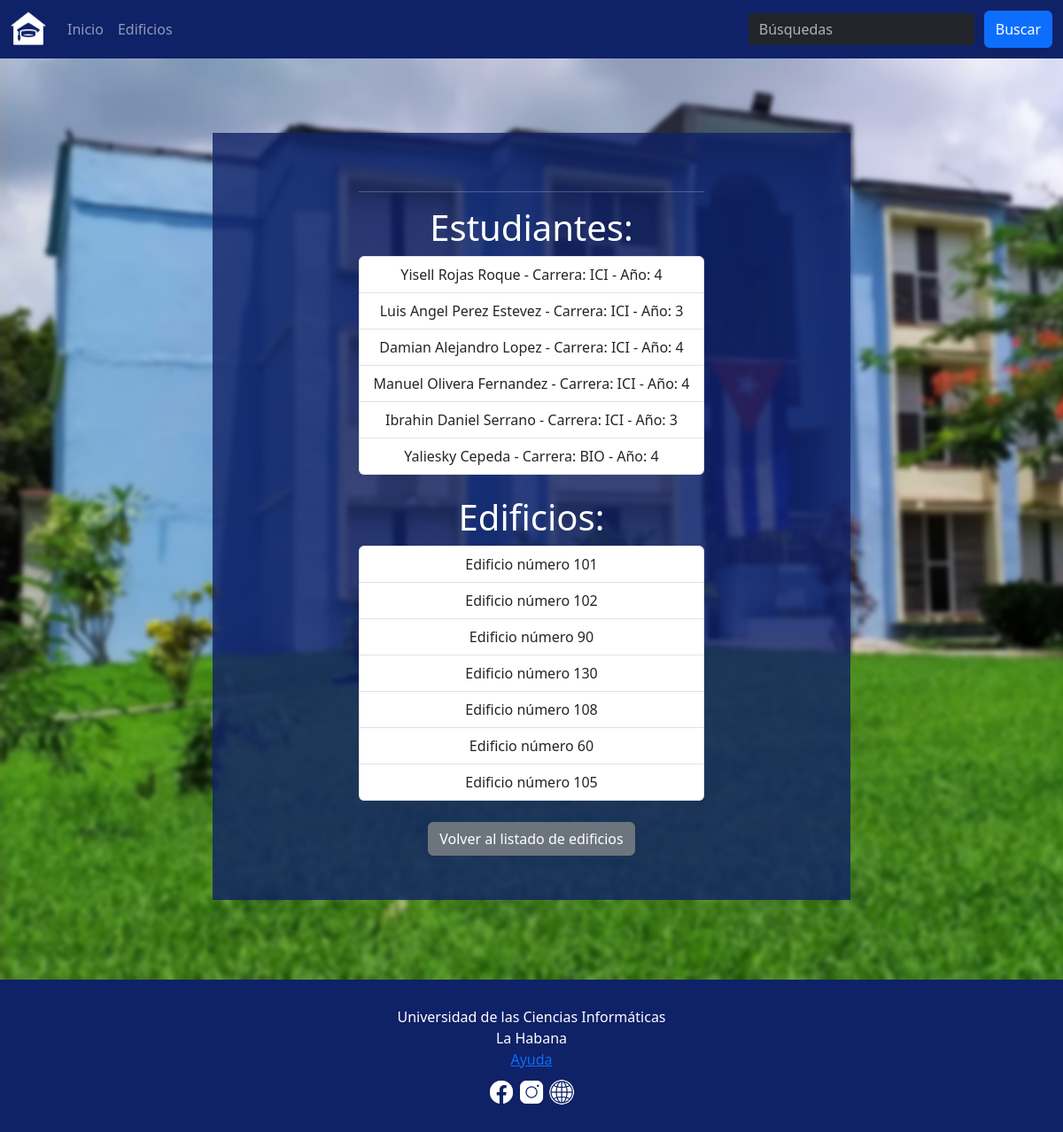
The page /inicio/buscar/ on the database its author committed.
### Vicedecana/models.py (models this page shows, shortened)
class Estudiantes(models.Model):
    full_name = models.CharField(max_length=255)
    usuario = models.CharField(max_length=255)
    id = models.CharField(max_length=255, primary_key=True)  # Si 'id' es único, está bien como primary_key
    carrera = models.CharField(max_length=255)
    facultad = models.CharField(max_length=255)
    grade = models.IntegerField()
    province = models.CharField(max_length=255)
    municipio = models.CharField(max_length=255)
    apartamento = models.ForeignKey(Apartamento, on_delete=models.SET_NULL, null=True, blank=True)
    class Meta:
        verbose_name = 'Estudiante'
        verbose_name_plural = 'Estudiantes'

class Edificios(models.Model):
    numero = models.CharField(primary_key=True, max_length=255)  # Si el número de edificio es alfanumérico
    facultad = models.CharField(max_length=255)
    disponibilidad = models.BooleanField(default=True)
    ano = models.CharField(max_length=255)
    carrera = models.CharField(max_length=255)
    class Meta:
        verbose_name = 'Edificio'
        verbose_name_plural = 'Edificios'

### Vicedecana/views.py (the view)
# urls.py: path('buscar/', views.buscar, name='buscar'),
def buscar(request):
    query = request.GET.get('q', '').strip()
    query_ano = request.GET.get('ano', '').strip()
    query_carrera = request.GET.get('carrera', '').strip()
    estudiantes = Estudiantes.objects.all()
    edificios = Edificios.objects.all()
    if query:
        estudiantes = estudiantes.filter(full_name__icontains=query) | estudiantes.filter(usuario__icontains=query)
        edificios = edificios.filter(numero__icontains=query)
    if query_ano:
        estudiantes = estudiantes.filter(grade__icontains=query_ano)
        edificios = edificios.filter(ano__icontains=query_ano)
    if query_carrera:
        estudiantes = estudiantes.filter(carrera__icontains=query_carrera)
        edificios = edificios.filter(carrera__icontains=query_carrera)
    return render(request, "buscar.html", {
        'query': query,
        'query_ano': query_ano,
        'query_carrera': query_carrera,
        'estudiantes': estudiantes.distinct(),
        'edificios': edificios.distinct(),
    })

### Vicedecana/templates/buscar.html (shortened to what this page needs)
{% extends "base.html" %}
{% load static %}
{% block content %}
<div class="blue special" style="margin: 150px auto 90px;">
    <div id="formulario" class="myForm">
        <hr>
        <h2 class="encabezados">Estudiantes:</h2>
        <ul class="list-group">
            {% for estudiante in estudiantes %}
                <li class="list-group-item">
                    {{ estudiante.full_name }} - Carrera: {{ estudiante.carrera }} - Año: {{ estudiante.grade }}
                </li>
            {% empty %}
                <li class="list-group-item">No se encontraron estudiantes.</li>
            {% endfor %}
        </ul>
        <h2 class="encabezados mt-4">Edificios:</h2>
        <ul class="list-group">
            {% for edificio in edificios %}
                <li class="list-group-item">
                    Edificio número {{ edificio.numero }}
                </li>
            {% empty %}
                <li class="list-group-item">No se encontraron edificios.</li>
            {% endfor %}
        </ul>
        <div class="text-center mt-4">
            <a class="btn btn-secondary" href="{% url 'listado_edificios' %}">Volver al listado de edificios</a>
        </div>
    </div>
</div>
{% endblock %}

### static/style.css (style rules this page uses)
body { position: relative; background-image: url(img/residenciaa.jpg); background-size: cover; background-repeat: no-repeat; margin: 0; }
.blue { background-color: #0f2167CC; width: 60%; color: white; padding: 50px 50px; text-align: center; justify-content: center; margin: 15% auto 11%; }
.special { position: relative; min-height: 60vh; }
.encabezados { font-size: 40px; text-align: center; }
.blue, .blue2 { overflow: hidden; }
#formulario { animation: precarga 1s forwards; }
.blue { display: flex; justify-content: center; }

### rows shown on the page
Estudiantes: full_name "Yisell Rojas Roque", carrera "ICI", grade "4"
Estudiantes: full_name "Luis Angel Perez Estevez", carrera "ICI", grade "3"
Estudiantes: full_name "Damian Alejandro Lopez", carrera "ICI", grade "4"
Estudiantes: full_name "Manuel Olivera Fernandez", carrera "ICI", grade "4"
Estudiantes: full_name "Ibrahin Daniel Serrano", carrera "ICI", grade "3"
Estudiantes: full_name "Yaliesky Cepeda", carrera "BIO", grade "4"
Edificios: numero "101"
Edificios: numero "102"
Edificios: numero "90"
Edificios: numero "130"
Edificios: numero "108"
Edificios: numero "60"
Edificios: numero "105"
